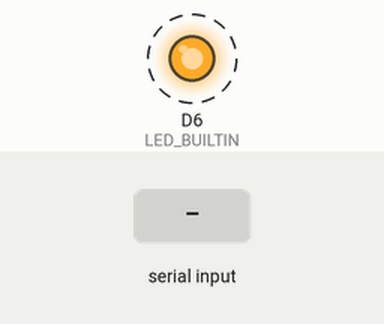
Recording of a program running on a simulated Arduino MKR. On the bench: output pins drawn as LEDs (lit = HIGH). Dashed ring = blinking. The test bench sets the inputs (shaded band). What the program prints to the serial monitor is not drawn.

Above: at 1.2 s.
1.3 s: "1" received over the second serial link
Timing chart, 0 to 9.5 s (numbered marks = the images above; inputs shaded):
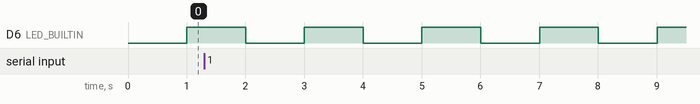

The program:

main.cpp
```cpp
/* ----------------------------------------------------------------------
 *  Ejemplo sending_example.ino
 *    Este ejemplo muestra como utilizar el puerto serie uart (Serial1)
 *    para comunicarse con otro dispositivo.
 *
 *  Asignatura (GII-IC)
 * ----------------------------------------------------------------------
 */
#include <Arduino.h>

constexpr const uint32_t serial_monitor_bauds=115200;
constexpr const uint32_t serial1_bauds=9600;

constexpr const uint32_t pseudo_period_ms=1000;

uint8_t counter=0;
uint8_t led_state=LOW;

void setup()
{
  // Configuración del LED incluido en placa
  // Inicialmente apagado
  pinMode(LED_BUILTIN,OUTPUT);
  digitalWrite(LED_BUILTIN,led_state); led_state=(led_state+1)&0x01;

  // Inicialización del puerto para el serial monitor
  Serial.begin(serial_monitor_bauds);
  while (!Serial);

  // Inicialización del puerto de comunicaciones con el otro dispositivo MKR
  Serial1.begin(serial1_bauds);
}

void loop()
{
  Serial.println("******************* sending example *******************");

  Serial.print("--> sending: "); Serial.println(static_cast<int>(counter));
  Serial1.write(counter++);

  uint32_t last_ms=millis();
  while(millis()-last_ms<pseudo_period_ms)
  {
    if(Serial1.available()>0)
    {
      uint8_t data=Serial1.read();
      Serial.print("<-- received: "); Serial.println(static_cast<int>(data));
      break;
    }
  }

  if(millis()-last_ms<pseudo_period_ms) delay(pseudo_period_ms-(millis()-last_ms));
  else Serial.println("<-- received: TIMEOUT!!");

  Serial.println("*******************************************************");

  digitalWrite(LED_BUILTIN,led_state); led_state=(led_state+1)&0x01;
}
```

Measured:
- by itself, D6 (LED_BUILTIN): alternates HIGH for 1.0 s and LOW for 1.0 s
